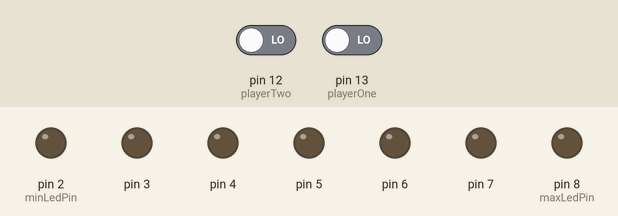
Simulated run of this program. Board: Arduino Uno, built with avr-gcc and run on an emulated ATmega328P. Parts: output pins drawn as LEDs (lit = HIGH). Dashed ring = blinking. The test bench sets the inputs (shaded band); at power-on: pin 12 (playerTwo) LOW, pin 13 (playerOne) LOW.

Above: at 2.2 s.
2.9 s: pin 12 (playerTwo) driven HIGH and pin 13 (playerOne) driven HIGH
7.1 s: pin 12 (playerTwo) driven LOW
At 7.35 s:
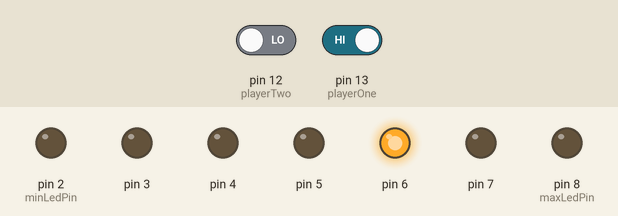
10.6 s: pin 13 (playerOne) driven LOW
At 11.25 s:
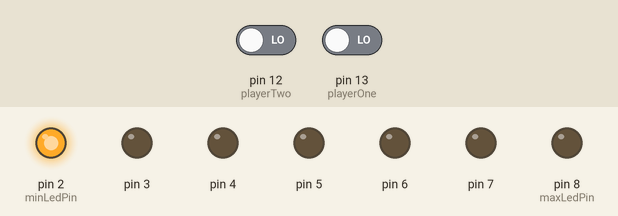
14.1 s: pin 12 (playerTwo) driven HIGH
At 17.69 s:
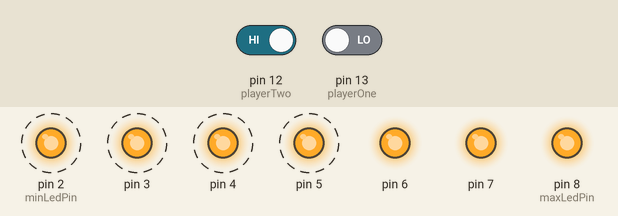
Timing chart, 0 to 20.4 s (numbered marks = the images above; inputs shaded):
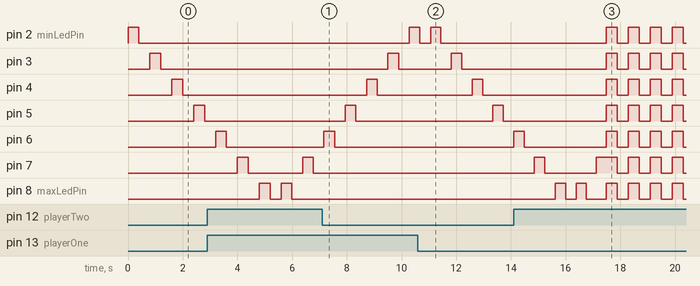

The program:

main.cpp
```cpp
#include <Arduino.h>

// Game variables
int time = 400;
int speedUp = 10;
int minLedPin = 2;
int maxLedPin = 8;
int initialScore = 5;

// Player button pins
int playerOne = 13;
int playerTwo = 12;

int playerOneStatus = 0;
int playerTwoStatus = 0;

int playerOneScore = initialScore;
int playerTwoScore = initialScore;

void playerOneTurn();
void playerTwoTurn();
void resetGame();

void setup()
{
  pinMode(2, OUTPUT);
  pinMode(3, OUTPUT);
  pinMode(4, OUTPUT);
  pinMode(5, OUTPUT);
  pinMode(6, OUTPUT);
  pinMode(7, OUTPUT);
  pinMode(8, OUTPUT);
  pinMode(playerOne, INPUT);
  pinMode(playerTwo, INPUT);
  Serial.begin(9600);
}

void loop()
{
  playerOneTurn();
  playerTwoTurn();
}

void playerOneTurn()
{
  for (int i = minLedPin; i <= maxLedPin; i++)
  {
    digitalWrite(i, HIGH);
    delay(time);
    playerOneStatus = digitalRead(playerOne);
    if (i != maxLedPin && playerOneStatus == HIGH)
    {
      playerOneScore--;
      if (playerOneScore < 1)
      {
        resetGame();
        break;
      }
    }
    else if (i == maxLedPin && playerOneStatus == LOW)
    {
      playerOneScore--;
      if (playerOneScore < 1)
      {
        resetGame();
        break;
      }
    }
    digitalWrite(i, LOW);
    delay(time);
  }
  time = time - speedUp;
}

void playerTwoTurn()
{
  for (int i = maxLedPin; i >= minLedPin; i--)
  {
    digitalWrite(i, HIGH);
    delay(time);
    playerTwoStatus = digitalRead(playerTwo);
    if (i != minLedPin && playerTwoStatus == HIGH)
    {
      playerTwoScore--;
      if (playerTwoScore < 1)
      {
        resetGame();
        break;
      }
    }
    else if (i == minLedPin && playerTwoStatus == LOW)
    {
      playerTwoScore--;
      if (playerTwoScore < 1)
      {
        resetGame();
        break;
      }
    }
    digitalWrite(i, LOW);
    delay(time);
  }
  time = time - speedUp;
}

void resetGame()
{
    for (size_t i = 0; i < 4; i++)
    {
      digitalWrite(2, HIGH);
      digitalWrite(3, HIGH);
      digitalWrite(4, HIGH);
      digitalWrite(5, HIGH);
      digitalWrite(6, HIGH);
      digitalWrite(7, HIGH);
      digitalWrite(8, HIGH);
      delay(400);
      digitalWrite(2, LOW);
      digitalWrite(3, LOW);
      digitalWrite(4, LOW);
      digitalWrite(5, LOW);
      digitalWrite(6, LOW);
      digitalWrite(7, LOW);
      digitalWrite(8, LOW);
      delay(400);
    }
    time = 400;
    playerOneScore = initialScore;
    playerTwoScore = initialScore;
}
```

Measured:
- after the input at 7.1 s, pin 5: goes on until 8.3 s, then stays LOW; pin 6: goes on until 7.6 s, then stays LOW; pin 7, pin 8 (maxLedPin): stops changing and stays LOW
- after the input at 10.6 s, pin 2 (minLedPin): goes on until 11.4 s, then stays LOW; pin 3: goes on until 12.2 s, then stays LOW; pin 6, pin 7, pin 8 (maxLedPin): stays LOW (without the input it goes to HIGH after 2.4 s)
- after the input at 14.1 s, pin 2 (minLedPin): alternates HIGH for 0.40 s and LOW for 0.40 s, starting after 3.4 s
- by itself, pin 7: alternates HIGH for 0.40 s and LOW for 2.0 s
- by itself, pin 8 (maxLedPin): alternates HIGH for 0.40 s and LOW for 0.40 s, 4 changes in all, then stays LOW
